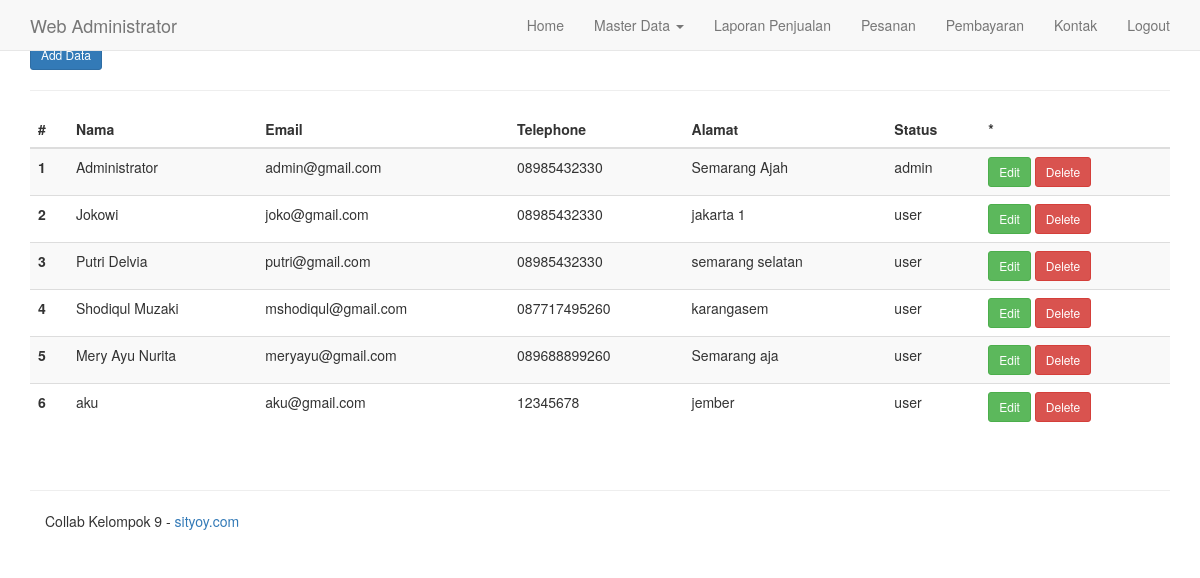
The page /admin/user.php (signed in) on the database its author committed.
### tables this page shows
CREATE TABLE `user` (
  `id` int(5) NOT NULL,
  `nama` varchar(50) NOT NULL,
  `email` varchar(75) NOT NULL,
  `telephone` varchar(20) NOT NULL,
  `alamat` text NOT NULL,
  `password` varchar(100) NOT NULL,
  `status` enum('user','admin') NOT NULL
);

### inc/config.php (called while the page is built, shortened)
<?php
	$no = 1;
?>

### admin/user.php (the view, shortened to what this page needs)
<?php
	include"../inc/config.php";
	include"inc/header.php";
?>
	<div class="container">
		<?php
			$q = mysqli_query($GLOBALS["___mysqli_ston"], "select*from user");
			$j = mysqli_num_rows($q);
		?>
		<h4>Daftar user Masuk (<?php echo ($j>0)?$j:0; ?>)</h4>
		<a class="btn btn-sm btn-primary" href="user.php?act=create">Add Data</a>
		<hr>
		<table class="table table-striped table-hove">
			<thead>
				<tr>
					<th>#</th>
					<th>Nama</th>
					<th>Email</th>
					<th>Telephone</th>
					<th>Alamat</th>
					<th>Status</th>
					<th>*</th>
				</tr>
			</thead>
			<tbody>
		<?php while($data=mysqli_fetch_object($q)){ ?>
				<tr>
					<th scope="row"><?php echo $no++; ?></th>
					<td><?php echo $data->nama ?></td>
					<td><?php echo $data->email ?></td>
					<td><?php echo $data->telephone ?></td>
					<td><?php echo $data->alamat ?></td>
					<td><?php echo $data->status ?></td>
					<td>
						<a class="btn btn-sm btn-success" href="user.php?act=edit&&id=<?php echo $data->id ?>">Edit</a>
						<a class="btn btn-sm btn-danger" href="user.php?act=delete&&id=<?php echo $data->id ?>">Delete</a>
					</td>
				</tr>
		<?php } ?>
			</tbody>
		</table>
    </div>
<?php include"inc/footer.php"; ?>

### rows shown on the page
user: nama "Administrator", email "admin@gmail.com", telephone "08985432330", alamat "Semarang Ajah", status "admin"
user: nama "Jokowi", email "joko@gmail.com", telephone "08985432330", alamat "jakarta 1", status "user"
user: nama "Putri Delvia", email "putri@gmail.com", telephone "08985432330", alamat "semarang selatan", status "user"
user: nama "Shodiqul Muzaki", email "mshodiqul@gmail.com", telephone "087717495260", alamat "karangasem", status "user"
user: nama "Mery Ayu Nurita", email "meryayu@gmail.com", telephone "089688899260", alamat "Semarang aja", status "user"
user: nama "aku", email "aku@gmail.com", telephone "12345678", alamat "jember", status "user"
